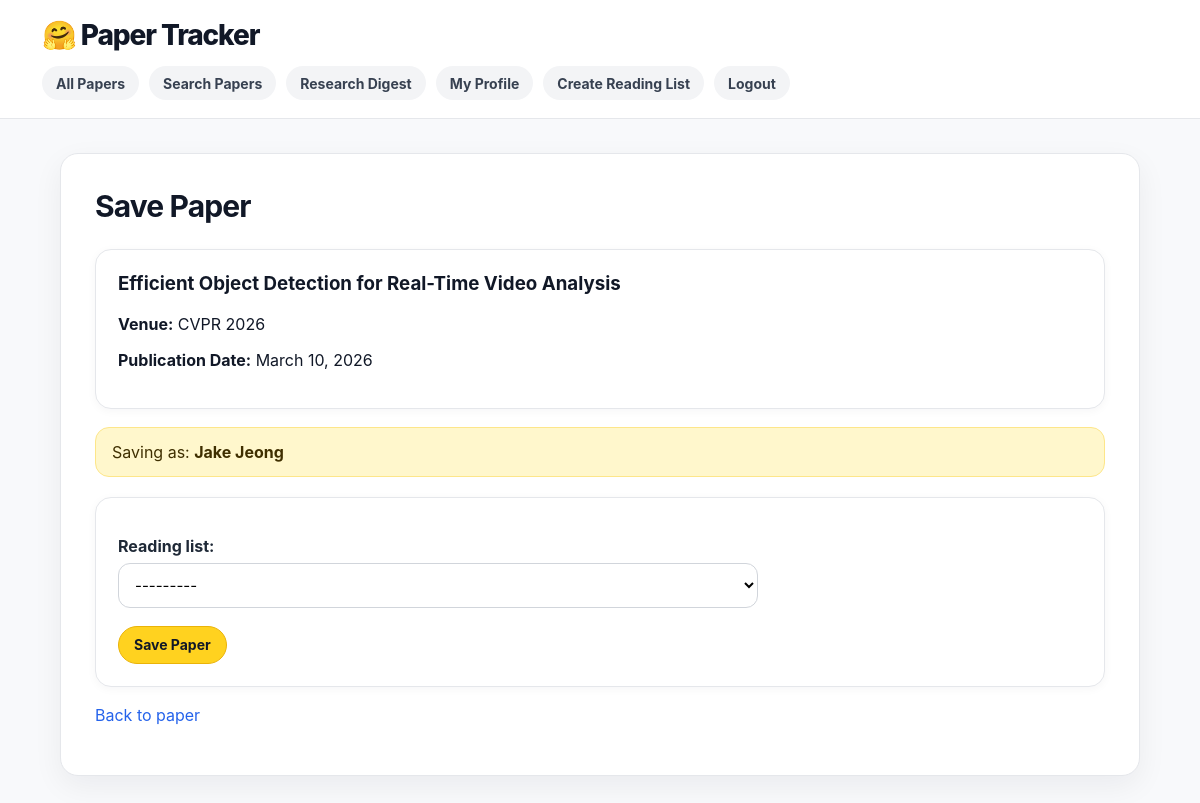
Screenshot of /paper_tracker/paper/1/save/ (signed in) with the database file from the repository.
### paper_tracker/models.py (models this page shows, shortened)
class Paper(models.Model):
    title = models.CharField(max_length=300)
    authors = models.ManyToManyField(Author, blank=True)
    abstract = models.TextField()
    publication_date = models.DateField()
    conference_or_journal_name = models.CharField(max_length=200)
    paper_link = models.URLField()
    pdf_link = models.URLField(blank=True)
    topic = models.ForeignKey(Topic, on_delete=models.SET_NULL, null=True, blank=True)
    institution = models.ForeignKey(Institution, on_delete=models.SET_NULL, null=True, blank=True)
    influence_score = models.IntegerField(default=0)
    thumbnail_image = models.ImageField(upload_to='paper_thumbnails/', blank=True, null=True)

class UserProfile(models.Model):
    user = models.OneToOneField(User, on_delete=models.CASCADE)
    display_name = models.CharField(max_length=100)
    email = models.EmailField()
    affiliation = models.CharField(max_length=200, blank=True)
    research_interests = models.TextField(blank=True)
    date_joined = models.DateField(auto_now_add=True)

### paper_tracker/views.py (the view, shortened to what this page needs)
# urls.py: path("paper/<int:pk>/save/", SavePaperView.as_view(), name="save_paper"),
class SavePaperView(PaperTrackerLoginRequiredMixin, CreateView):
    model = SavedPaper
    form_class = SavePaperForm
    template_name = "paper_tracker/save_paper.html"
    def dispatch(self, request, *args, **kwargs):
        self.paper = get_object_or_404(Paper, pk=kwargs["pk"])
        return super().dispatch(request, *args, **kwargs)
    def get_form_kwargs(self):
        kwargs = super().get_form_kwargs()
        kwargs["user_profile"] = self.get_profile()
        return kwargs
    def get_context_data(self, **kwargs):
        context = super().get_context_data(**kwargs)
        context["paper"] = self.paper
        context["profile"] = self.get_profile()
        return context

### paper_tracker/forms.py
class SavePaperForm(forms.ModelForm):
    class Meta:
        model = SavedPaper
        fields = ['reading_list']
    def __init__(self, *args, **kwargs):
        user_profile = kwargs.pop('user_profile', None)
        super().__init__(*args, **kwargs)
        if user_profile:
            self.fields['reading_list'].queryset = ReadingList.objects.filter(
                user_profile=user_profile
            )

### paper_tracker/models.py (called while the page is built)
    def __str__(self):
        return self.name

### paper_tracker/views.py (called while the page is built)
    def get_profile(self):
        user = self.request.user
        profile = UserProfile.objects.get(user=user)
        return profile

### paper_tracker/templates/paper_tracker/save_paper.html (shortened to what this page needs)
{% extends 'paper_tracker/base.html' %}
{% block content %}
<h2>Save Paper</h2>
<div class="card">
    <h3>{{ paper.title }}</h3>
    <p><strong>Venue:</strong> {{ paper.conference_or_journal_name }}</p>
    <p><strong>Publication Date:</strong> {{ paper.publication_date }}</p>
</div>
{% if profile %}
    <p class="notice">
        Saving as: <strong>{{ profile.display_name }}</strong>
    </p>
{% endif %}
<div class="card">
    <form method="post">
        {{ form.as_p }}
        <button type="submit">Save Paper</button>
    </form>
</div>
<p>
    <a href="{% url 'paper_tracker:show_paper' paper.pk %}">Back to paper</a>
</p>
{% endblock %}

### paper_tracker/static/paper_tracker/styles.css (style rules this page uses)
* { box-sizing: border-box; }
body { margin: 0; font-family: Inter, Arial, Helvetica, sans-serif; background: #f8f9fb; color: #111827; }
a { color: #2563eb; text-decoration: none; }
h1, h2, h3 { color: #111827; }
h2 { margin-top: 0; font-size: 30px; letter-spacing: -0.03em; }
h3 { margin-top: 0; }
.card { background: #ffffff; border: 1px solid #e5e7eb; border-radius: 16px; padding: 22px; margin-bottom: 18px; box-shadow: 0 2px 10px rgba(17, 24, 39, 0.04); }
.button-link, button { display: inline-flex; align-items: center; justify-content: center; min-height: 38px; padding: 9px 15px; border-radius: 999px; border: 1px solid #eab308; background: #ffd21f; color: #111827; font-size: 14px; font-weight: 700; font-family: inherit; cursor: pointer; text-decoration: none; }
form { margin-top: 16px; }
form p { margin-bottom: 18px; }
label { display: block; font-weight: 700; margin-bottom: 7px; color: #1f2937; }
input, select, textarea { width: 100%; max-width: 640px; padding: 11px 12px; border: 1px solid #d1d5db; border-radius: 12px; background: #ffffff; font-size: 15px; font-family: inherit; }
.notice { background: #fff7cc; border: 1px solid #fde68a; color: #3f2f00; padding: 14px 16px; border-radius: 14px; margin-bottom: 20px; }

### rows the page displays
Paper: title "Efficient Object Detection for Real-Time Video Analysis", conference_or_journal_name "CVPR 2026", publication_date "March 10, 2026"
UserProfile: display_name "Jake Jeong"
